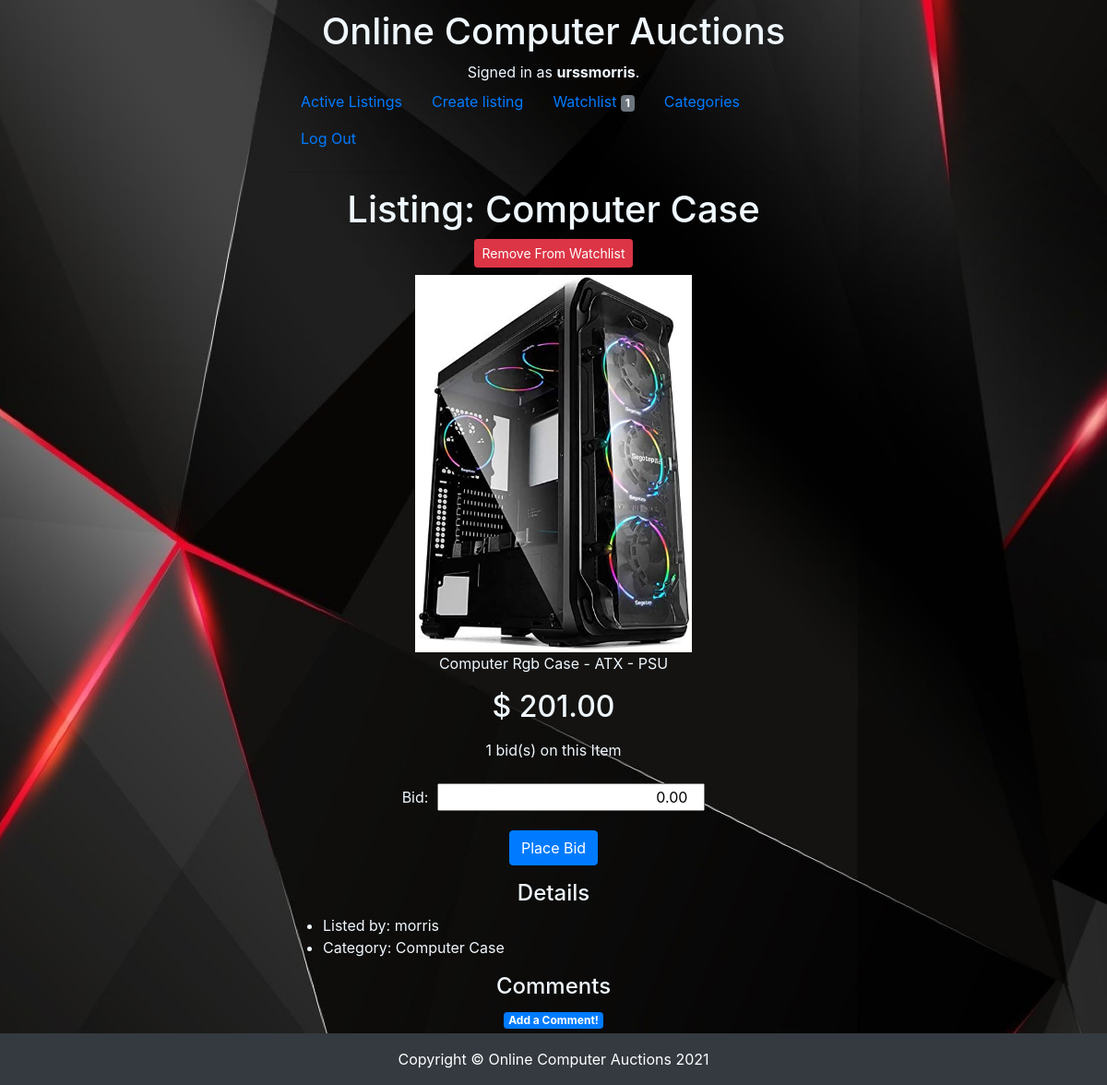
The app's page /listing/1 (signed in) with its own data.
### auctions/models.py (models this page shows, shortened)
class User(AbstractUser):
    pass

class Listing(models.Model):
    item = models.CharField('Title', max_length=64)
    price = models.DecimalField('Starting Bid', max_digits=10, decimal_places=2, default= "0.00")
    description = models.TextField(max_length=300, blank=True)
    category = models.CharField(max_length=1, choices=CATEGORIES, default=CATEGORIES[0][0])
    time = models.DateTimeField(auto_now_add=True, blank=True)
    closed = models.BooleanField(default=False)
    owner = models.ForeignKey(User, on_delete=models.CASCADE, related_name="owners")
    bids = models.ManyToManyField(Bid, blank=True, related_name="bids")
    comments = models.ManyToManyField(Comment, blank=True, related_name="comments")
    image = models.ImageField(upload_to='images', default='images/default.jpg')

### auctions/views.py (the view)
# urls.py: path("listing/<int:listing_id>", views.show_listing, name="listing"),
@login_required
def show_listing(request, listing_id):
    listing = Listing.objects.get(pk=listing_id)
    user = User.objects.get(username=request.user)
    if request.method == "POST":
        if request.POST.get("button") == "Watchlist":
            watched = False
            if not user.watchlist.filter(listing = listing):
                watchlist = Watchlist()
                watchlist.user = user
                watchlist.listing = listing
                watchlist.save()
                watched = True
            else:
                user.watchlist.filter(listing=listing).delete()
                watched = False
            return render(request, 'auctions/listing.html', {
                "listing": listing,
                "watched": watched,
                "form": BidForm()
                })
        if not listing.closed:
            if request.POST.get("button") == "Close":
                listing.closed = True
                listing.save()
            else:
                price = float(request.POST["price"])
                if user.username != listing.owner.username:
                    if price <= listing.price:
                        return render(request, "auctions/listing.html", {
                            "listing": listing,
                            "form": BidForm(),
                            "message": "Invalid Bid Amount!"
                        })
                    form = BidForm(request.POST)
                    if form.is_valid():
                        bid = form.save(commit=False)
                        bid.user = user
                        bid.save()
                        listing.bids.add(bid)
                        listing.price = price
                        listing.save()
                    else:
                        return render(request, 'auctions/listing.html', {
                            "form": form
                        })
        return HttpResponseRedirect(reverse('listing', args=(listing.id,)))
    else:
        category = listing.category
        cat = dict(CATEGORIES)
        watched = False
        if user.watchlist.filter(listing=listing):
            watched = True
        return render(request, "auctions/listing.html", {
            "listing": listing,
            "form": BidForm(),
            "category": cat[category],
            "watched": watched
        })

### auctions/forms.py
class BidForm(ModelForm):
  class Meta:
    model = Bid
    fields = ["price"]

### auctions/templates/auctions/listing.html (shortened to what this page needs)
{% extends 'auctions/layout.html' %}
{% block body %}
  <h1>Listing: {{ listing.item }}</h1>
  <div class="m-2">
    <form action="{% url 'listing' listing.id %}" method="POST">
      {% if watched %}
      <button type="submit" name="button" value="Watchlist" class="btn btn-danger btn-sm">Remove From Watchlist</button>
      {% else %}
      <button type="submit" name="button" value="Watchlist" class="btn btn-primary btn-sm">Add To Watchlist</button>
      {% endif %}
    </form>
  </div>
  <div>
    <img src="{{ listing.image.url }}" alt="image" style="width: 300px; height: auto">
  </div>
  <div>
    <p>{{ listing.description }}</p>
    <h2> $ {{ listing.price }}</h2>
    <form action="{% url 'listing' listing.id %}" method="POST">
      <div class="form-group">
        <label for="bid">{{ listing.bids.count }} bid(s) on this Item </label>
      </div>
      <div class="form-group">
        {{ form }}
      </div>
      <div class="form-group">
        <input type="submit" name="button" class="btn btn-primary" value="Place Bid">
      </div>
    </form>
  </div>
  <div>
    <h4>Details</h4>
    <ul class="categories">
      <li>Listed by: {{ listing.owner }}</li>
      <li>Category: {{ category }}</li>
    </ul>
  </div>
  <div>
    <h4>Comments</h4>
    <a href="{% url 'comment' listing.id %}"><span class="badge badge-primary">Add a Comment!</span></a>
  </div>
{% endblock %}

### auctions/templates/auctions/layout.html (shortened to what this page needs)
{% load static %}
<!DOCTYPE html>
<html lang="en">
    <head>
        <link rel="stylesheet" href="https://stackpath.bootstrapcdn.com/bootstrap/4.4.1/css/bootstrap.min.css">
        <link href="{% static 'auctions/styles.css' %}" rel="stylesheet">
    </head>
    <body class="bg-img" style="background-image: url('{% static "auctions/images/top_background.jpg"%}');">
        <h1>Online Computer Auctions</h1>
        <div>
            {% if user.is_authenticated %}
                Signed in as <strong>{{ user.username }}</strong>.
            {% else %}
                Not signed in.
            {% endif %}
        </div>
        <ul class="nav">
            <li class="nav-item">
                <a class="nav-link" href="{% url 'index' %}">Active Listings</a>
            </li>
            {% if user.is_authenticated %}
                <li class="nav-item">
                    <a class="nav-link" href="{% url 'create' %}">Create listing</a>
                </li>
                <li class="nav-item">
                    <a class="nav-link" href="{% url 'watchlist' %}">Watchlist <span class="badge badge-secondary">{{ user.watchlist.count }}</span></a>
                </li>
                <li class="nav-item">
                    <a class="nav-link" href="{% url 'categories' %}">Categories</a>
                </li>
                <li class="nav-item">
                    <a class="nav-link" href="{% url 'logout' %}">Log Out</a>
                </li>
            {% endif %}
        </ul>
        <hr>
        {% block body %}
        {% endblock %}
        <footer class="py-3 bg-dark" >
            <div class="container"><p class="m-0 text-center text-white">Copyright &copy; Online Computer Auctions 2021</p></div>
        </footer>
    </body>
</html>

### auctions/static/auctions/styles.css (style rules this page uses)
body { padding: 10px; max-width: 50%; margin: auto; text-align: center; color: aliceblue; margin-bottom: 50px; }
.bg-dark { width: 100%; position: fixed; left: 0; bottom: 0; }
.bg-img { background-position: top; background-size: cover; background-attachment: fixed ; }
h1, h2 { color: aliceblue; }
.categories { display: block; text-align: left; }
.form-group input[type="number"] { margin-left: 10px; width: 50%; text-align: right; }

### records on screen
User: username "urssmorris", watchlist.count "1"
Listing: item "Computer Case", image (picture), description "Computer Rgb Case - ATX - PSU", price "201.00", bids.count "1", owner "morris"
